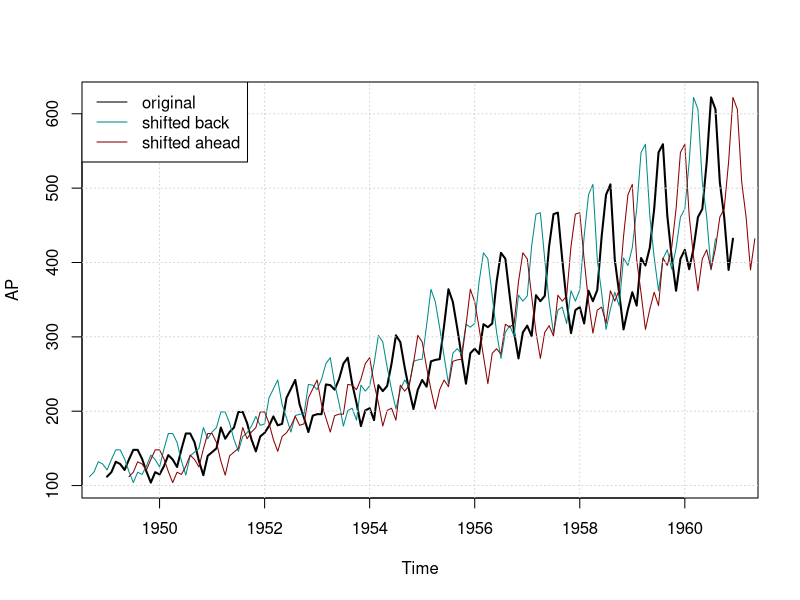

Generate this figure with R:
## Example Introduction to Time Series 3.2

AP = AirPassengers
AP.back = lag(AP, k = 4)
AP.ahead = lag(AP, k = -5)
plot(AP, lwd = 2)
lines(AP.back, col = "darkcyan")
lines(AP.ahead, col = "darkred")
grid()
legend("topleft", 
       legend = c("original", "shifted back", "shifted ahead"), 
       lty = 1, col = c("black", "darkcyan", "darkred"))